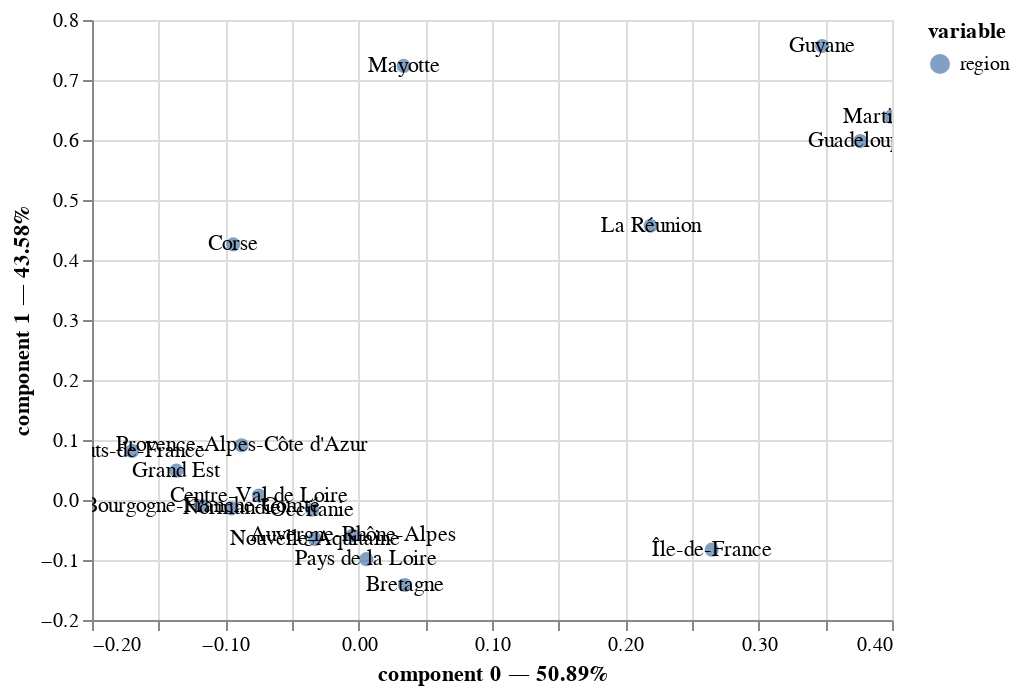

The notebook cell saved with this chart:
### Code cell
ca.plot(
    dataset,
    x_component=0,
    y_component=1,
    show_row_markers=True,
    show_column_markers=False,
    show_row_labels=True,
    show_column_labels=False
)

### Figure 1 — Vega-Lite specification as saved in the notebook (floating-point values rounded to 4 significant figures)
{"config": {"view": {"continuousWidth": 400, "continuousHeight": 300}}, "layer": [{"mark": {"type": "circle", "size": 50}, "encoding": {"color": {"field": "variable", "type": "nominal"}, "tooltip": [{"field": "variable", "type": "nominal"}, {"field": "value", "type": "nominal"}, {"field": "component 0", "type": "quantitative"}, {"field": "component 1", "type": "quantitative"}], "x": {"axis": {"title": "component 0 — 50.89%"}, "field": "component 0", "scale": {"zero": false}, "type": "quantitative"}, "y": {"axis": {"title": "component 1 — 43.58%"}, "field": "component 1", "scale": {"zero": false}, "type": "quantitative"}}, "selection": {"selector014": {"type": "interval", "bind": "scales", "encodings": ["x", "y"]}}}, {"mark": "text", "encoding": {"text": {"field": "label", "type": "nominal"}, "x": {"axis": {"title": "component 0 — 50.89%"}, "field": "component 0", "scale": {"zero": false}, "type": "quantitative"}, "y": {"axis": {"title": "component 1 — 43.58%"}, "field": "component 1", "scale": {"zero": false}, "type": "quantitative"}}}], "data": {"name": "data-09ca03f63695bba0069bddd7b8d1f951"}, "$schema": "https://vega.github.io/schema/vega-lite/v4.17.0.json", "datasets": {"data-09ca03f63695bba0069bddd7b8d1f951": [{"component 0": -0.004508, "component 1": -0.05911, "component 2": 0.005234, "variable": "region", "value": "Auvergne-Rhône-Alpes", "label": "Auvergne-Rhône-Alpes"}, {"component 0": -0.1175, "component 1": -0.009929, "component 2": 0.01232, "variable": "region", "value": "Bourgogne-Franche-Comté", "label": "Bourgogne-Franche-Comté"}, {"component 0": 0.03466, "component 1": -0.1417, "component 2": -0.06943, "variable": "region", "value": "Bretagne", "label": "Bretagne"}, {"component 0": -0.07481, "component 1": 0.007403, "component 2": -0.04085, "variable": "region", "value": "Centre-Val de Loire", "label": "Centre-Val de Loire"}, {"component 0": -0.0941, "component 1": 0.426, "component 2": -0.1268, "variable": "region", "value": "Corse", "label": "Corse"}, {"component 0": -0.1367, "component 1": 0.04893, "component 2": -0.02607, "variable": "region", "value": "Grand Est", "label": "Grand Est"}, {"component 0": 0.3762, "component 1": 0.5982, "component 2": 0.01076, "variable": "region", "value": "Guadeloupe", "label": "Guadeloupe"}, {"component 0": 0.3475, "component 1": 0.7567, "component 2": -0.1509, "variable": "region", "value": "Guyane", "label": "Guyane"}, {"component 0": -0.1699, "component 1": 0.08187, "component 2": 0.02748, "variable": "region", "value": "Hauts-de-France", "label": "Hauts-de-France"}, {"component 0": 0.2189, "component 1": 0.457, "component 2": 0.01885, "variable": "region", "value": "La Réunion", "label": "La Réunion"}, {"component 0": 0.3992, "component 1": 0.6387, "component 2": -0.07386, "variable": "region", "value": "Martinique", "label": "Martinique"}, {"component 0": 0.03372, "component 1": 0.7234, "component 2": -0.1928, "variable": "region", "value": "Mayotte", "label": "Mayotte"}, {"component 0": -0.09535, "component 1": -0.01399, "component 2": -0.03064, "variable": "region", "value": "Normandie", "label": "Normandie"}, {"component 0": -0.03274, "component 1": -0.06513, "component 2": -0.002752, "variable": "region", "value": "Nouvelle-Aquitaine", "label": "Nouvelle-Aquitaine"}, {"component 0": -0.03495, "component 1": -0.01622, "component 2": 0.09256, "variable": "region", "value": "Occitanie", "label": "Occitanie"}, {"component 0": 0.005734, "component 1": -0.09858, "component 2": -0.1013, "variable": "region", "value": "Pays de la Loire", "label": "Pays de la Loire"}, {"component 0": -0.08784, "component 1": 0.09124, "component 2": 0.02787, "variable": "region", "value": "Provence-Alpes-Côte d'Azur", "label": "Provence-Alpes-Côte d'Azur"}, {"component 0": 0.2648, "component 1": -0.08282, "component 2": 0.01883, "variable": "region", "value": "Île-de-France", "label": "Île-de-France"}]}}
